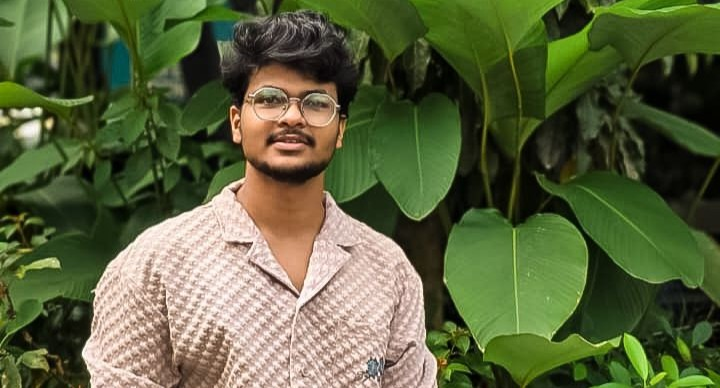
#> input picture img.jpg, 720 x 388 px, found by its file name
$ python opencv_face.py
#> lines starting #> are read from the running program, lines starting #| are printed output that depends on the picture; after the words box and inside, x2 and y2 are one past the last pixel; in counts of white or black regions, pixels touching at a corner belong together
import cv2

# Load Haar cascade for face detection
face_cascade = cv2.CascadeClassifier(cv2.data.haarcascades + "haarcascade_frontalface_default.xml")
# The file haarcascade_frontalface_default.xml is a pre-trained face detection model provided by OpenCV.
# Read the input image
img = cv2.imread("opencv/img.jpg")
#> img is the input picture: shape (388, 720, 3); mean B, G, R 61.2, 98.9, 90.2

# Convert to grayscale because detection works on gray images
gray = cv2.cvtColor(img, cv2.COLOR_BGR2GRAY)
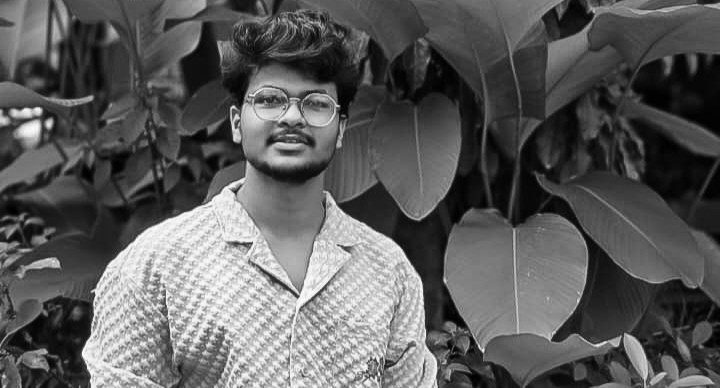
#> gray: shape (388, 720); min 0, max 254, mean 92

# Detect faces
faces = face_cascade.detectMultiScale(
    gray,
    scaleFactor=1.1,
    minNeighbors=5,
    minSize=(30, 30)
)
#> faces = [[235, 60, 107, 107]]

# Draw rectangles around detected faces
for (x, y, w, h) in faces:
    cv2.rectangle(img, (x, y), (x + w, y + h), (0, 255, 0), 2)
#> this loop made 1 pass
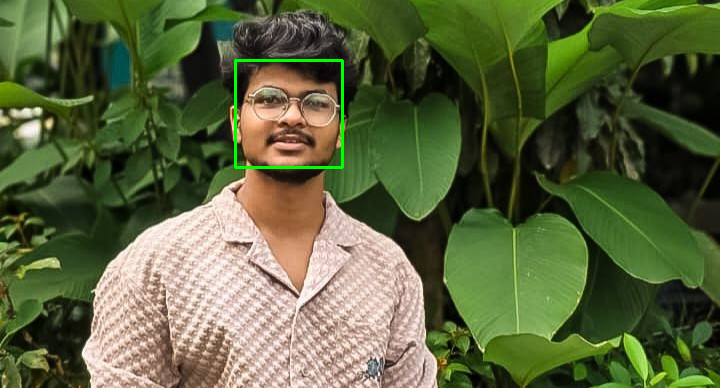
#> img: shape (388, 720, 3); 0.46% of pixels changed, all inside (x1, y1, x2, y2) = (234, 59, 344, 169)

# Display the result
cv2.imshow("Face Detection", img)
cv2.waitKey(0)
cv2.destroyAllWindows()
